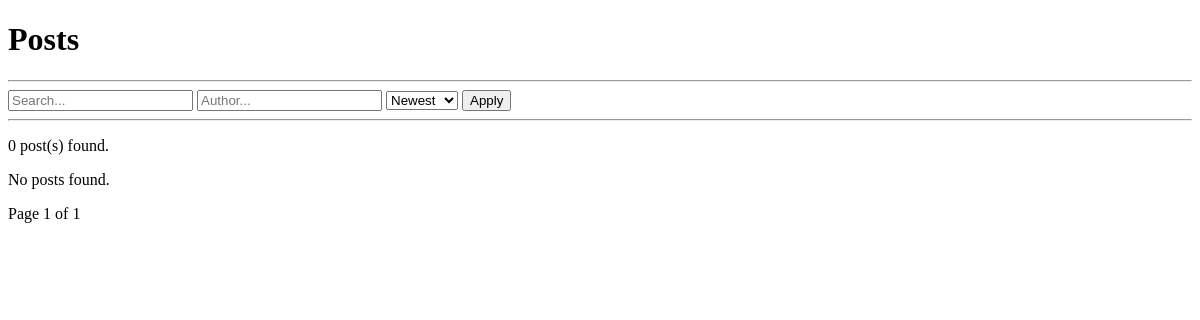
/posts/, run on an earlier commit of the app's database.
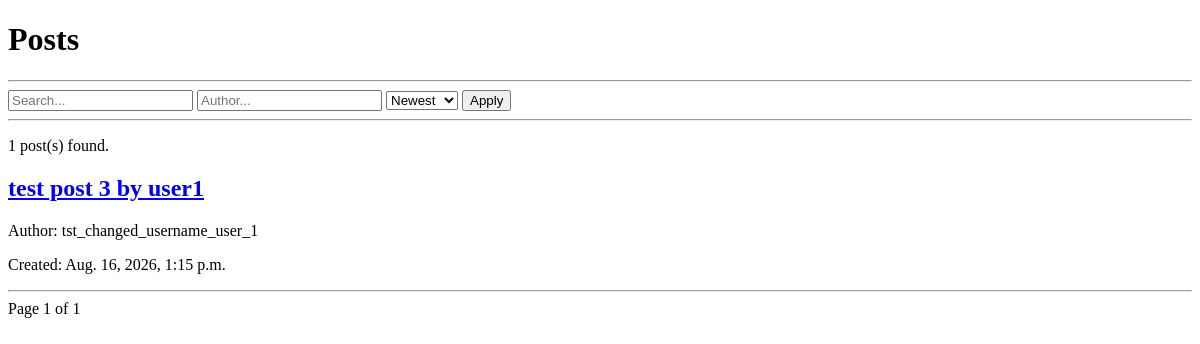
And on a later commit of the database.
### posts/models.py (models this page shows, shortened)
class Post(models.Model):
    author = models.ForeignKey(
        User,
        on_delete=models.CASCADE,
        related_name="posts"
    )
    title = models.CharField(
        max_length=200
    )
    content = models.TextField()
    created_at = models.DateTimeField(
        auto_now_add=True
    )
    updated_at = models.DateTimeField(
        auto_now=True
    )

### accounts/models.py (models this page shows, shortened)
class User(AbstractUser):
    USER = "USER"
    ADMIN = "ADMIN"
    ROLE_CHOICES = (
        (USER, "User"),
        (ADMIN, "Admin"),
    )
    role = models.CharField(
        max_length=10,
        choices=ROLE_CHOICES,
        default=USER
    )
    created_at = models.DateTimeField(
        auto_now_add=True
    )
    is_banned = models.BooleanField(
        default=False
    )
    timeout_until = models.DateTimeField(
        null=True,
        blank=True
    )

### posts/views.py (the view, shortened to what this page needs)
def post_list(request):
    posts = Post.objects.all()
    query = request.GET.get("q", "").strip()
    author = request.GET.get(
        "author",
        ""
    ).strip()
    if author:
        posts = posts.filter(
            author__username__icontains=author
        )
    sort = request.GET.get(
        "sort",
        "newest"
    )
    if sort == "oldest":
        posts = posts.order_by(
            "created_at"
        )
    elif sort == "title_asc":
        posts = posts.order_by(
            "title"
        )
    elif sort == "title_desc":
        posts = posts.order_by(
            "-title"
        )
    else:
        posts = posts.order_by(
            "-created_at"
        )
    paginator = Paginator(
        posts,
        5
    )
    page_number = request.GET.get(
        "page"
    )
    page_obj = paginator.get_page(
        page_number
    )
    return render(
        request,
        "posts/post_list.html",
        {
            "page_obj": page_obj,
            "query": query,
            "author": author,
            "sort": sort,
        }
    )

### posts/templates/posts/post_list.html (shortened to what this page needs)
<!DOCTYPE html>
<html>
<head>
</head>
<body>
<h1>
    Posts
</h1>
<hr>
<form method="GET">
    <input
        type="text"
        name="q"
        placeholder="Search..."
        value="{{ query }}"
    >
    <input
        type="text"
        name="author"
        placeholder="Author..."
        value="{{ author }}"
    >
    <select name="sort">
        <option
            value="newest"
            {% if sort == "newest" %}
                selected
            {% endif %}
        >
            Newest
        </option>
    </select>
    <button type="submit">
        Apply
    </button>
</form>
<hr>
<p>
    {{ page_obj.paginator.count }}
    post(s) found.
</p>
{% for post in page_obj %}
    <article>
        <h2>
            <a href="{% url 'post_detail' post.id %}">
                {{ post.title }}
            </a>
        </h2>
        <p>
            Author:
            {{ post.author.username }}
        </p>
        <p>
            Created:
            {{ post.created_at }}
        </p>
    </article>
    <hr>
{% empty %}
    <p>
        No posts found.
    </p>
{% endfor %}
<div>
    <span>
        Page {{ page_obj.number }}
        of {{ page_obj.paginator.num_pages }}
    </span>
</div>
</body>
</html>

What changed in the data, as far as the page shows it:
added Post: title "test post 3 by user1", author.username "tst_changed_username_user_1", created_at "Aug. 16, 2026, 1:15 p.m."
Also different on the page:
{{ page_obj.paginator.count }}: "0" → "1"
text no longer shown: "No posts found."
